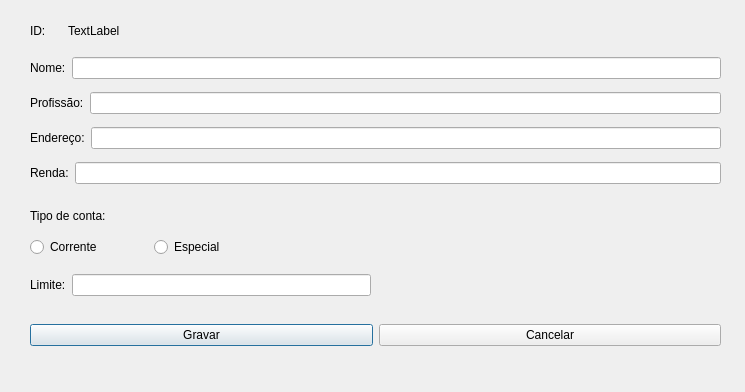
<?xml version="1.0" encoding="UTF-8"?>
<ui version="4.0">
 <class>editarCliente</class>
 <widget class="QDialog" name="editarCliente">
  <property name="geometry">
   <rect>
    <x>0</x>
    <y>0</y>
    <width>745</width>
    <height>392</height>
   </rect>
  </property>
  <property name="windowTitle">
   <string>Dialog</string>
  </property>
  <widget class="QWidget" name="">
   <property name="geometry">
    <rect>
     <x>30</x>
     <y>20</y>
     <width>90</width>
     <height>22</height>
    </rect>
   </property>
   <layout class="QHBoxLayout" name="horizontalLayout">
    <item>
     <widget class="QLabel" name="label">
      <property name="text">
       <string>ID:</string>
      </property>
     </widget>
    </item>
    <item>
     <widget class="QLabel" name="txt_id">
      <property name="text">
       <string>TextLabel</string>
      </property>
     </widget>
    </item>
   </layout>
  </widget>
  <widget class="QWidget" name="">
   <property name="geometry">
    <rect>
     <x>30</x>
     <y>270</y>
     <width>341</width>
     <height>30</height>
    </rect>
   </property>
   <layout class="QHBoxLayout" name="horizontalLayout_7">
    <item>
     <widget class="QLabel" name="label_limite">
      <property name="text">
       <string>Limite:</string>
      </property>
     </widget>
    </item>
    <item>
     <widget class="QLineEdit" name="txt_limite"/>
    </item>
   </layout>
  </widget>
  <widget class="QWidget" name="">
   <property name="geometry">
    <rect>
     <x>30</x>
     <y>200</y>
     <width>241</width>
     <height>57</height>
    </rect>
   </property>
   <layout class="QVBoxLayout" name="verticalLayout">
    <item>
     <widget class="QLabel" name="label_6">
      <property name="text">
       <string>Tipo de conta:</string>
      </property>
     </widget>
    </item>
    <item>
     <layout class="QHBoxLayout" name="horizontalLayout_6">
      <item>
       <widget class="QRadioButton" name="radio_corrente">
        <property name="text">
         <string>Corrente</string>
        </property>
       </widget>
      </item>
      <item>
       <widget class="QRadioButton" name="radio_especial">
        <property name="text">
         <string>Especial</string>
        </property>
       </widget>
      </item>
     </layout>
    </item>
   </layout>
  </widget>
  <widget class="QWidget" name="">
   <property name="geometry">
    <rect>
     <x>30</x>
     <y>50</y>
     <width>691</width>
     <height>143</height>
    </rect>
   </property>
   <layout class="QVBoxLayout" name="verticalLayout_2">
    <item>
     <layout class="QHBoxLayout" name="horizontalLayout_2">
      <item>
       <widget class="QLabel" name="label_2">
        <property name="text">
         <string>Nome:</string>
        </property>
       </widget>
      </item>
      <item>
       <widget class="QLineEdit" name="txt_nome"/>
      </item>
     </layout>
    </item>
    <item>
     <layout class="QHBoxLayout" name="horizontalLayout_3">
      <item>
       <widget class="QLabel" name="label_3">
        <property name="text">
         <string>Profissão:</string>
        </property>
       </widget>
      </item>
      <item>
       <widget class="QLineEdit" name="txt_profissao"/>
      </item>
     </layout>
    </item>
    <item>
     <layout class="QHBoxLayout" name="horizontalLayout_4">
      <item>
       <widget class="QLabel" name="label_4">
        <property name="text">
         <string>Endereço:</string>
        </property>
       </widget>
      </item>
      <item>
       <widget class="QLineEdit" name="txt_endereco"/>
      </item>
     </layout>
    </item>
    <item>
     <layout class="QHBoxLayout" name="horizontalLayout_5">
      <item>
       <widget class="QLabel" name="label_5">
        <property name="text">
         <string>Renda:</string>
        </property>
       </widget>
      </item>
      <item>
       <widget class="QLineEdit" name="txt_renda"/>
      </item>
     </layout>
    </item>
   </layout>
  </widget>
  <widget class="QWidget" name="">
   <property name="geometry">
    <rect>
     <x>30</x>
     <y>320</y>
     <width>691</width>
     <height>31</height>
    </rect>
   </property>
   <layout class="QHBoxLayout" name="horizontalLayout_8">
    <item>
     <widget class="QPushButton" name="btn_gravar">
      <property name="text">
       <string>Gravar</string>
      </property>
     </widget>
    </item>
    <item>
     <widget class="QPushButton" name="pushButton_2">
      <property name="text">
       <string>Cancelar</string>
      </property>
     </widget>
    </item>
   </layout>
  </widget>
 </widget>
 <resources/>
 <connections/>
</ui>
